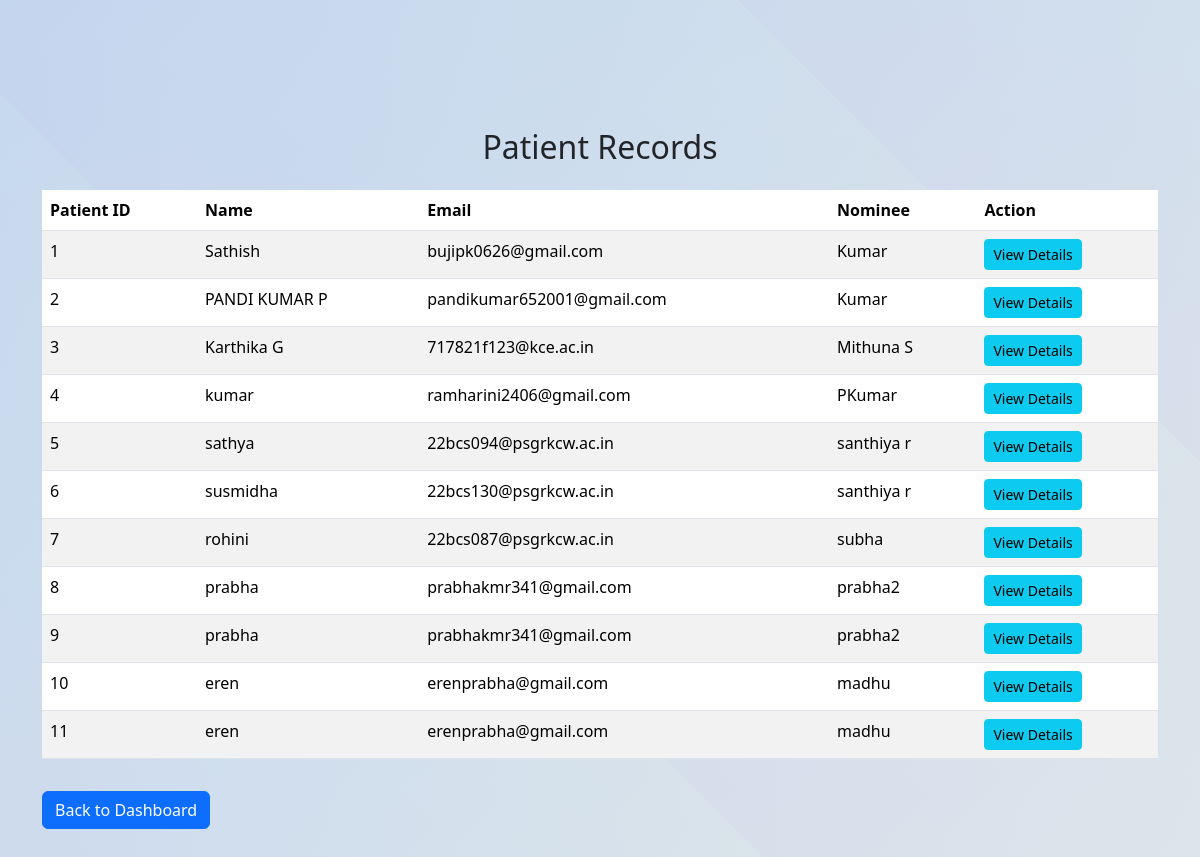
/patient_records, run on the app's committed database.
### app.py (models this page shows)
class Patient(db.Model):
    id = db.Column(db.Integer, primary_key=True)
    user_id = db.Column(db.Integer, db.ForeignKey('user.id'), nullable=False)
    patient_id = db.Column(db.String(50), unique=True, nullable=False)
    name = db.Column(db.String(100), nullable=False)
    dob = db.Column(db.String(20), nullable=False)
    age = db.Column(db.Integer, nullable=False)
    email = db.Column(db.String(100), nullable=False)
    blood_group = db.Column(db.String(5), nullable=False)  # Blood group field
    gender = db.Column(db.String(10), nullable=False)
    nominee_name = db.Column(db.String(100), nullable=False)
    nominee_relationship = db.Column(db.String(50), nullable=False)
    nominee_mobile = db.Column(db.String(15), nullable=False)
    nominee_email = db.Column(db.String(100), nullable=False)
    user = db.relationship('User', backref='patients')

### app.py (the view)
@app.route('/patient_records')
def patient_records():
    patients = Patient.query.all()  # Fetch all patients from the database
    return render_template('patientrec.html', patients=patients)  # Render the patient list page

### templates/patientrec.html (shortened to what this page needs)
<!DOCTYPE html>
<html lang="en">
<head>
    <link href="https://cdnjs.cloudflare.com/ajax/libs/bootstrap/5.3.2/css/bootstrap.min.css" rel="stylesheet">
</head>
<body>
    <section class="hero-section">
    <div class="container py-5">
        <h2 class="text-center mb-4">Patient Records</h2>
        {% if patients %}
        <table class="table table-striped">
            <thead>
                <tr>
                    <th>Patient ID</th>
                    <th>Name</th>
                    <th>Email</th>
                    <th>Nominee</th>
                    <th>Action</th>
                </tr>
            </thead>
            <tbody>
                {% for patient in patients %}
                <tr>
                    <td>{{ patient.id }}</td>
                    <td>{{ patient.name }}</td>
                    <td>{{ patient.email }}</td>
                    <td>{{ patient.nominee_name }}</td>
                    <td>
                        <a href="{{ url_for('view_patient', patient_id=patient.id) }}" class="btn btn-info btn-sm">
                            View Details
                        </a>
                    </td>
                </tr>
                {% endfor %}
            </tbody>
        </table>
        {% else %}
            <p class="text-center">No patients found.</p>
        {% endif %}
        <a href="{{ url_for('admin') }}" class="btn btn-primary mt-3">Back to Dashboard</a>
    </div>
    </section>
</body>
</html>

### templates/patientrec.html (style rules this page uses)
.hero-section { min-height: 100vh; position: relative; overflow: hidden; padding-top: 80px; }
.container { position: relative; z-index: 2; }

### data on the page
Patient: id "1", name "Sathish", email "bujipk0626@gmail.com", nominee_name "Kumar"
Patient: id "2", name "PANDI KUMAR P", email "pandikumar652001@gmail.com", nominee_name "Kumar"
Patient: id "3", name "Karthika G", email "717821f123@kce.ac.in", nominee_name "Mithuna S"
Patient: id "4", name "kumar", email "ramharini2406@gmail.com", nominee_name "PKumar"
Patient: id "5", name "sathya", email "22bcs094@psgrkcw.ac.in", nominee_name "santhiya r"
Patient: id "6", name "susmidha", email "22bcs130@psgrkcw.ac.in", nominee_name "santhiya r"
Patient: id "7", name "rohini", email "22bcs087@psgrkcw.ac.in", nominee_name "subha"
Patient: id "8", name "prabha", email "prabhakmr341@gmail.com", nominee_name "prabha2"
Patient: id "9", name "prabha", email "prabhakmr341@gmail.com", nominee_name "prabha2"
Patient: id "10", name "eren", email "erenprabha@gmail.com", nominee_name "madhu"
Patient: id "11", name "eren", email "erenprabha@gmail.com", nominee_name "madhu"
